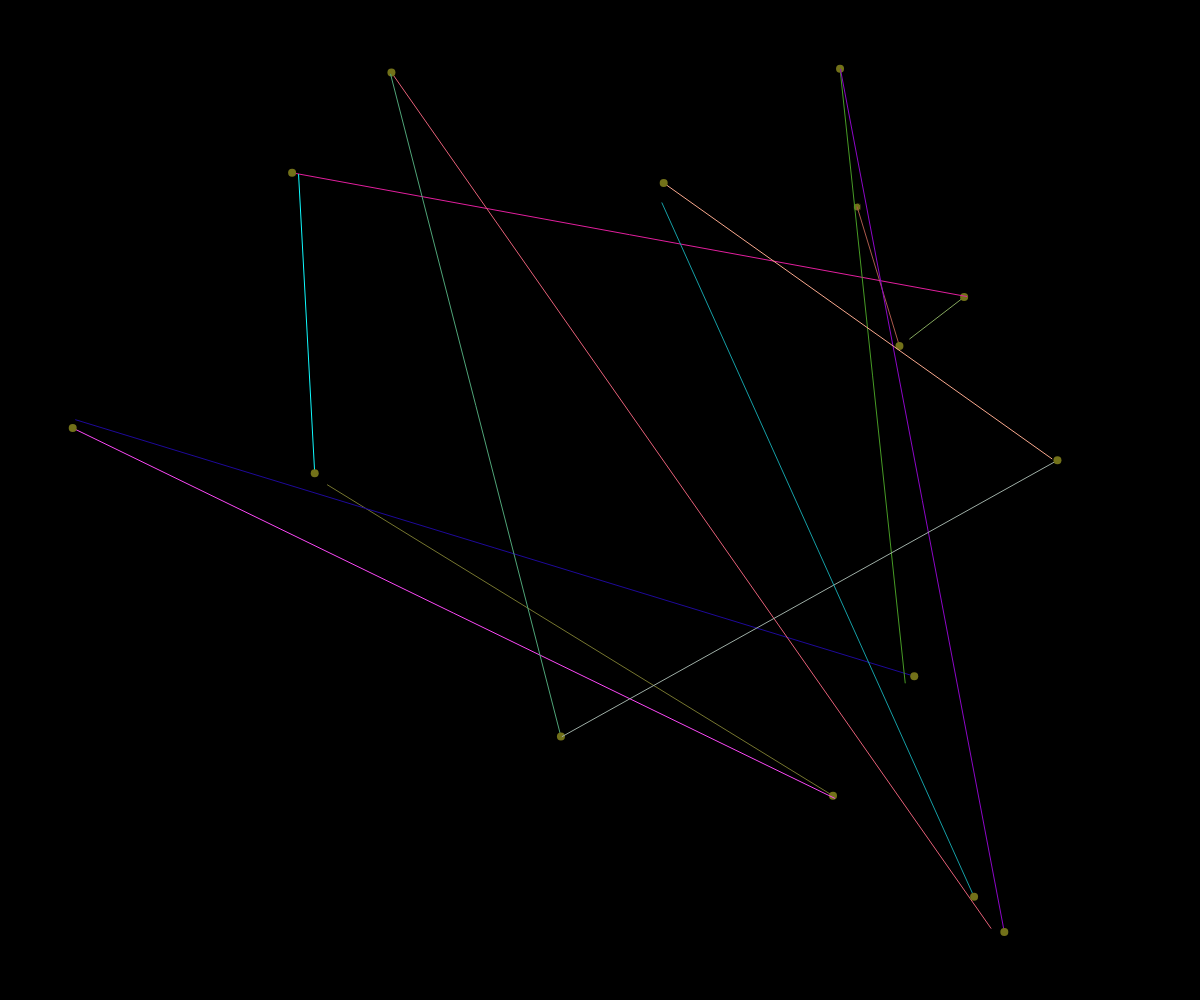
Frame 1 (no input)
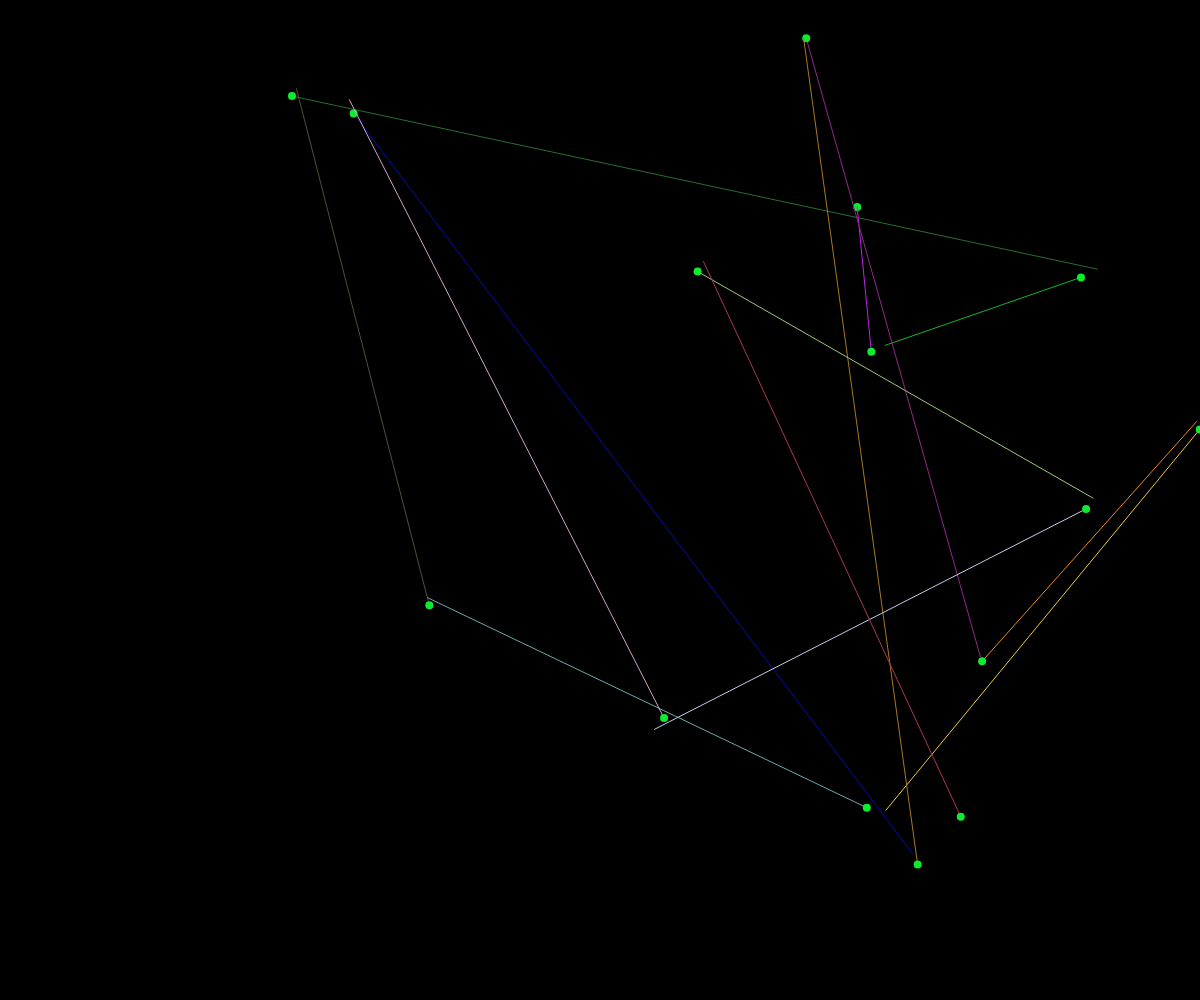
Frame 60 (no input)
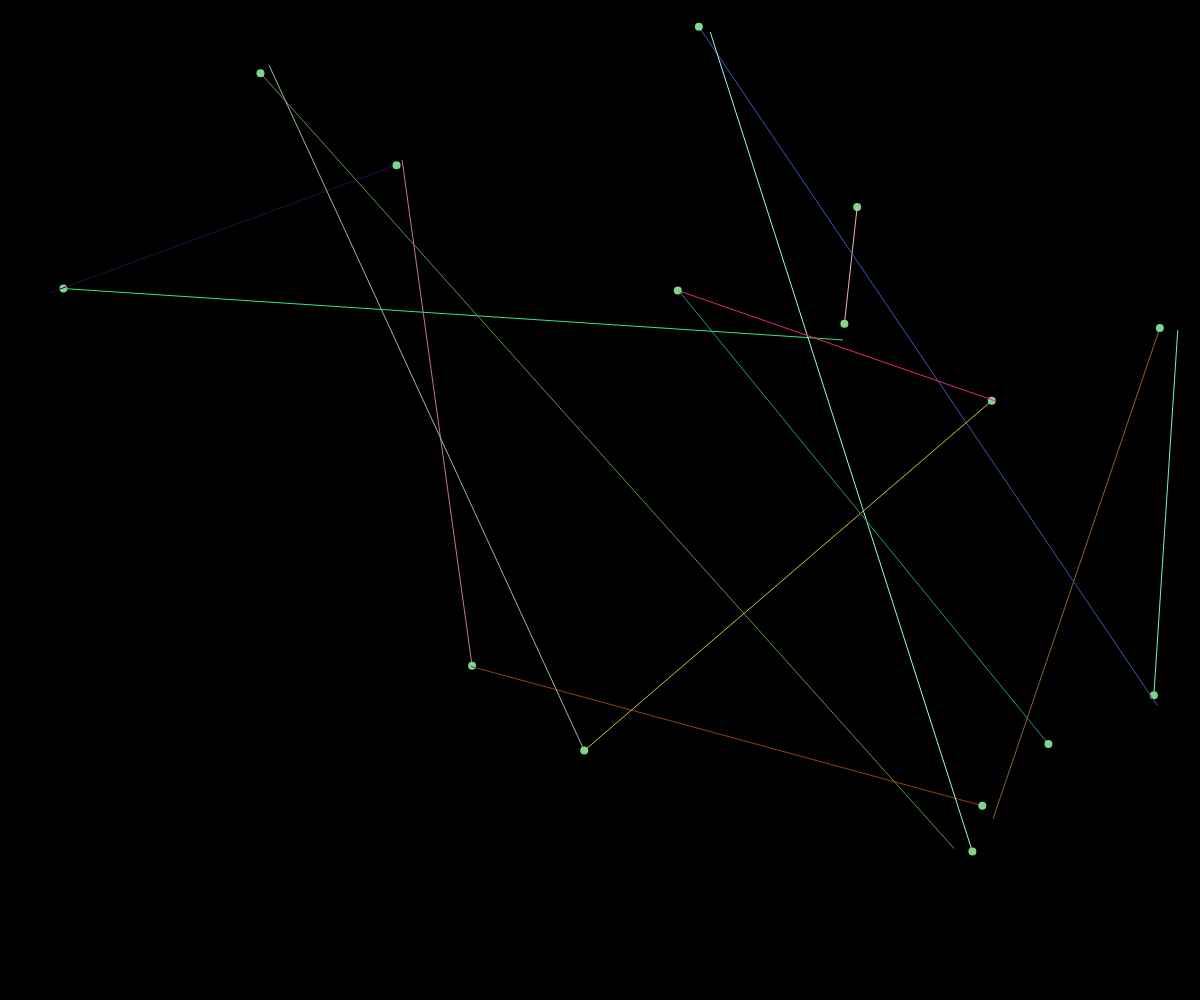
Frame 120 (the mouse pressed at the canvas centre since frame 60)

The p5.js sketch that drew these frames (run headless with seeded random() and noise() and a simulated clock; from frame 60 on, the mouse is pressed at the canvas centre):

// p5.js sketch
// ── sketch.js
var nodes = [];

function setup() {
  createCanvas(windowWidth,windowHeight);

  for(var i = 0; i < 15;i++) {
    var v = createVector(random(windowWidth),random(windowHeight));
    nodes.push(v);
  }
}

function draw() {
  background(0);

  fill(random(255),random(255),random(255));
  ellipse(nodes[0].x,nodes[0].y,8,8);

  for(var i = 1;i < nodes.length;i++) {
    var pref = nodes[i-1];

    stroke(random(255),random(255),random(255));
    line(pref.x,pref.y,nodes[i].x,nodes[i].y);
    noStroke();
    ellipse(nodes[i].x,nodes[i].y,8,8);

    pref = nodes[i];
    nodes[i].add(p5.Vector.random2D().mult(random(0,20)));
    checkBounds(nodes[i]);
  }
}

function checkBounds(v) {
  if(v.x < 0) v.x = windowWidth;
  if(v.x > windowWidth) v.x = 0;
  if(v.y < 0) v.y = windowHeight;
  if(v.y > windowHeight) v.y = 0;
}

function widowResized() {
  resizeCanvas(windowWidth,windowHeight);
}
